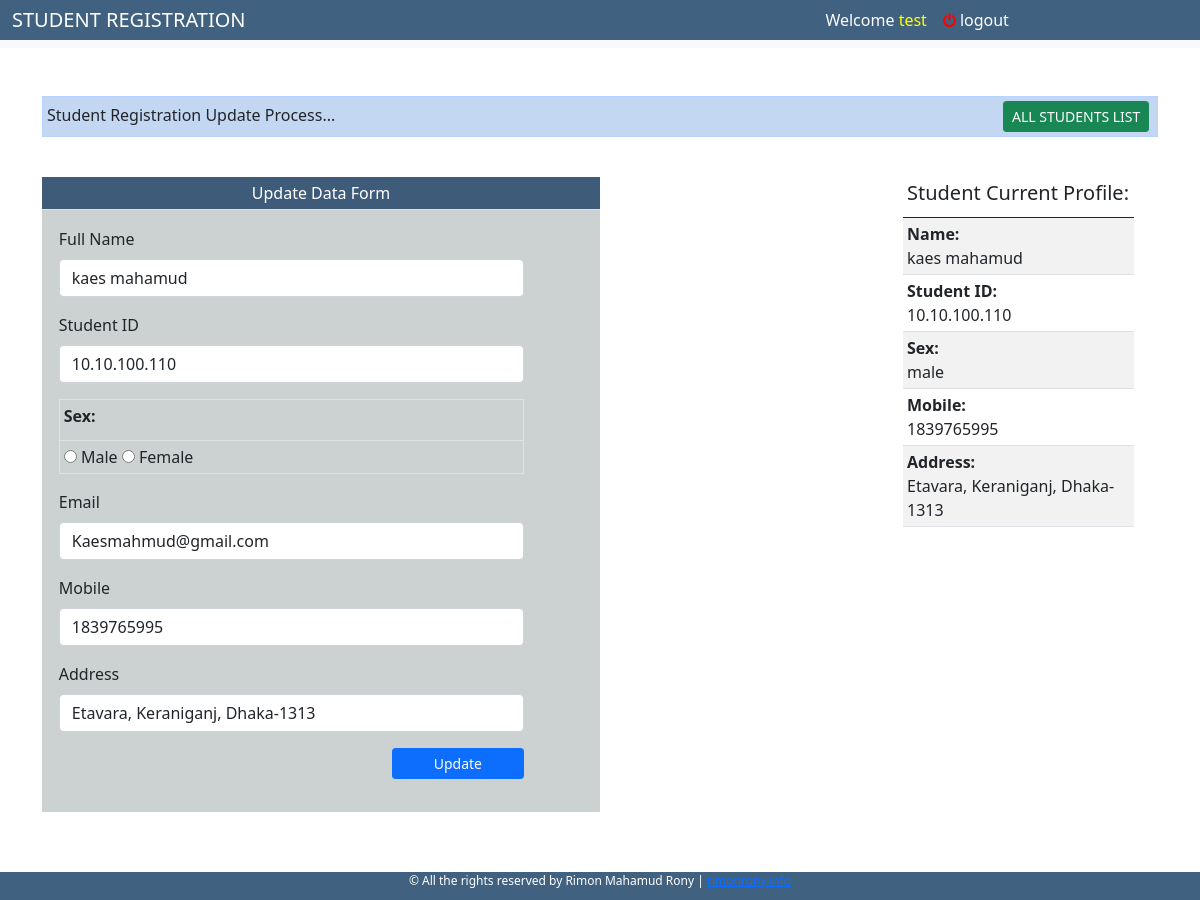
The page /edit.php?id=7 (signed in) on the database its author committed.
### tables this page shows
CREATE TABLE `students` (
  `id` int(11) NOT NULL,
  `s_name` varchar(255) NOT NULL,
  `s_id` varchar(255) NOT NULL,
  `s_sex` varchar(255) NOT NULL,
  `s_email` varchar(255) NOT NULL,
  `s_phone` int(15) NOT NULL,
  `address` varchar(255) NOT NULL
);

### edit.php (the view, shortened to what this page needs)
<?php
$id = @$_GET['id'];
?>
 <?php include ('db.php'); ?>
<?php include ('head.php'); ?>
<br>
<div id="head" class="container">
<br>
    <table class="table table-striped table-sm alert alert-primary">
        <tr>
            <td>
            Student Registration Update Process...
            <button type="button" class="btn btn-sm btn-success" style="margin-left:60%;"><a href="list.php" style="text-decoration: none;" ><span style="color:white;">ALL STUDENTS LIST </span></a></button>
            </td>
        </tr>
    </table>
<div><br></div>
<div id="login" class="conatiner col-sm-6" style="float:left;">
        <div class="conatiner-fluid" style="background-color: #CCD1D1;">
            <table class="table table-striped table-sm">
                <tr style="color:white;">
                    <td align="center" style="background-color:#416180;">
                        Update Data Form
                    </td>
                </tr>
            </table>
            <form class="col-sm-10" action="edit.php" method="post" style="margin: 3%;">
<?php
        $sql2="SELECT *FROM `students` WHERE `students`.`id` = $id;";
        $result2 = mysqli_query($conn, $sql2);
        $row= mysqli_fetch_array($result2);
?>
            <div class="mb-3">
                <label for="exampleInputEmail1" class="form-label">Full Name</label>
                <input type="text" class="form-control" name="s_name" value="<?php echo $row['s_name']; ?>">
              </div>
              <div class="mb-3">
                <label for="exampleInputPassword1" class="form-label">Student ID</label>
                <input type="text" class="form-control" name="s_id" value="<?php echo $row['s_id']; ?>">
              </div>
                <div class="mb-3">
                    <table class="table table-sm table-bordered">
                        <thead>
                            <tr>
                                <td>
                                <label for="exampleInputEmail1" class="form-label"><strong>Sex:</strong></label>
                                </td>
                            </tr>
                        </thead>
                        <tr>
                            <td>
                              <input  type="radio" name="s_sex"  value="male">
                              <label class="form-check-label" for="flexRadioDefault1">
                                Male
                              </label>
                              <input  type="radio" name="s_sex" value="female">
                              <label class="form-check-label" for="flexRadioDefault2">
                                Female
                              </label>
                            </td>
                        </tr>
                    </table>
                </div>
              <div class="mb-3">
                <label for="exampleInputEmail1" class="form-label">Email</label>
                <input type="email" class="form-control" name="s_email" value="<?php echo $row['s_email']; ?>">
              </div>
              <div class="mb-3">
                <label for="exampleInputPassword1" class="form-label">Mobile</label>
                <input type="text" class="form-control" name="s_phone" value="<?php echo $row['s_phone']; ?>">
              </div>
              <div class="mb-3">
                <label for="exampleInputPassword1" class="form-label">Address</label>
                <input type="text" class="form-control" name="s_add" value="<?php echo $row['address']; ?>">
              </div>
              <div class="mb-3">
                <button type="submit" class="btn btn-primary btn-sm" name="update" style="float:right;">&nbsp;&nbsp;&nbsp;&nbsp;&nbsp;&nbsp;&nbsp;&nbsp;&nbsp;Update&nbsp;&nbsp;&nbsp;&nbsp;&nbsp;&nbsp;&nbsp;&nbsp;&nbsp;</button>
            </div>
            <div class="mb-3">
            </div>
            <br>
            </form>
        </div>
        <br>
        <br>
        <br>
    </div>
                    <div id="studentProfile" class="col-sm-3" style="float: right;">
                        <div id="border" class="container">
                            <div class="container">
                                <table class="table table-striped table-sm table-hover">
                                    <thead>
                                        <tr>
                                            <th><h5>Student Current Profile: </h5></th>
                                        </tr>
                                    </thead>
                                    <tbody>
                                        <tr>
                                            <td><strong>Name:</strong><br>
                                                <?php echo ''.$row['s_name'];?>
                                            </td>
                                        </tr>
                                        <tr>
                                            <td><strong>Student ID:</strong><br>
                                                <?php echo ''.$row['s_id'];?></td>
                                        </tr>
                                        <tr>
                                            <td><strong>Sex:</strong><br>
                                                <?php echo ''.$row['s_sex'];?></td>
                                        </tr>
                                        <tr>
                                            <td><strong>Mobile:</strong><br>
                                                <?php echo ''.$row['s_phone'];?></td>
                                        </tr>
                                        <tr>
                                            <td><strong>Address:</strong><br>
                                                <?php echo ''.$row['address'];?></td>
                                        </tr>
                                    </tbody>
                                </table>
                            </div>
                        </div>
                        <div>
                            <br><br>
                        </div>
                    </div>
</div>
<?php include('footer.php'); ?>

### rows shown on the page
students: s_name "kaes mahamud", s_id "10.10.100.110", s_email "Kaesmahmud@gmail.com", s_phone "1839765995", s_add "Etavara, Keraniganj, Dhaka-1313", s "10.10.100.110", s_sex "male", address "Etavara, Keraniganj, Dhaka-1313"

### other values the page prints
$message "Welcome"
$username "test"
$log "logout"
